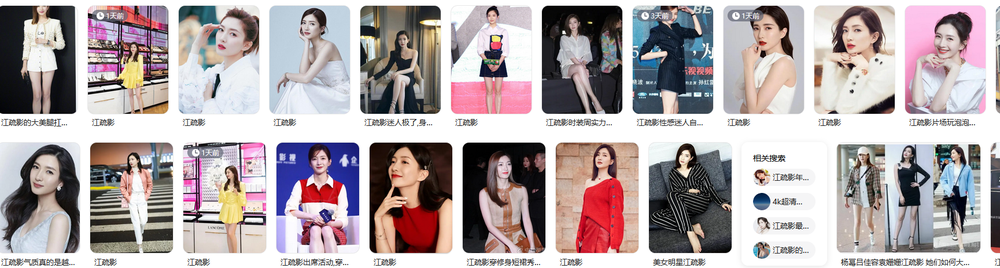
#> input picture 33.png, 1000 x 268 px, shrunk from 1729 x 464 before the run
$ python opencv-python.py
#> lines starting #> are read from the running program, lines starting #| are printed output that depends on the picture; after the words box and inside, x2 and y2 are one past the last pixel; in counts of white or black regions, pixels touching at a corner belong together
# 导入cv模块
import cv2 as cv
# 读取图像
img = cv.imread('33.png')
#> img is the input picture: shape (268, 1000, 3); mean B, G, R 170.4, 168.1, 178.3
# cv.imshow('read.jpg', img)
# # 转化成灰度图像
# gray_img = cv.cvtColor(img, cv.COLOR_RGB2GRAY)
# # 显示灰度图像
# cv.imshow("gray_img", gray_img)

def face_detect_demo():
    gray = cv.cvtColor(img,cv.COLOR_RGB2GRAY)
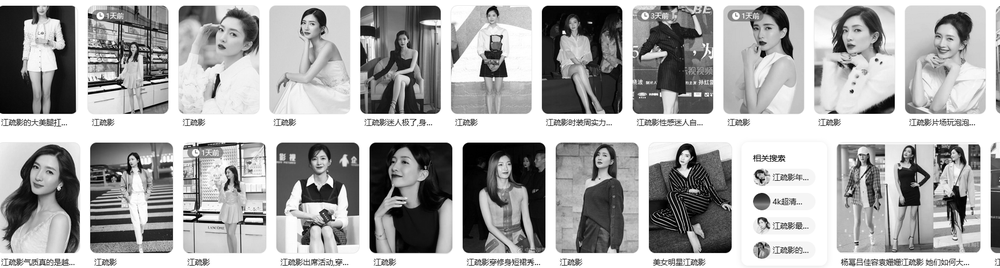
#> gray: shape (268, 1000); min 0, max 255, mean 169.9
    cv.imshow('result1:', gray)

    face_detect = cv.CascadeClassifier('D:/opencvD/opencv/sources/data/haarcascades/haarcascade_frontalface_alt2.xml')
    face = face_detect.detectMultiScale(gray, 1.1)
#> face = [[296, 14, 25, 25], [308, 150, 24, 24], [494, 156, 22, 22], [745, 15, 35, 35], [834, 17, 35, 35], [927, 25, 34, 34], [378, 147, 40, 40], [21, 154, 43, 43]]
    for x,y,w,h in face:
        cv.rectangle(img,(x,y), (x+w, y+h), color=(0,255,0), thickness=2)
#> this loop made 8 passes
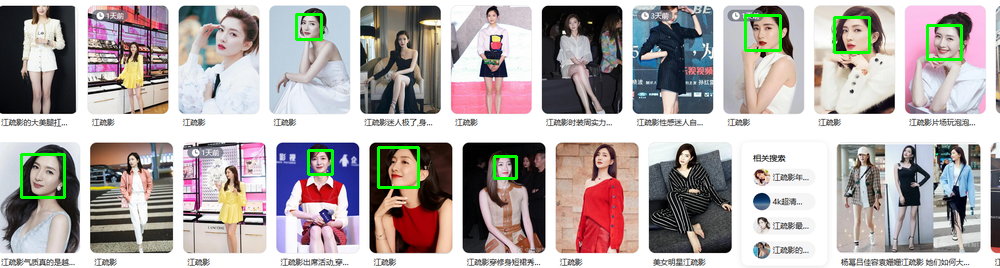
#> img: shape (268, 1000, 3); 1.14% of pixels changed, all inside (x1, y1, x2, y2) = (20, 13, 963, 199)
    cv.imshow('result:', img)


face_detect_demo()


cv.waitKey(0)
cv.destroyAllWindows()

$ run again, with 11.jpg saved as 33.png
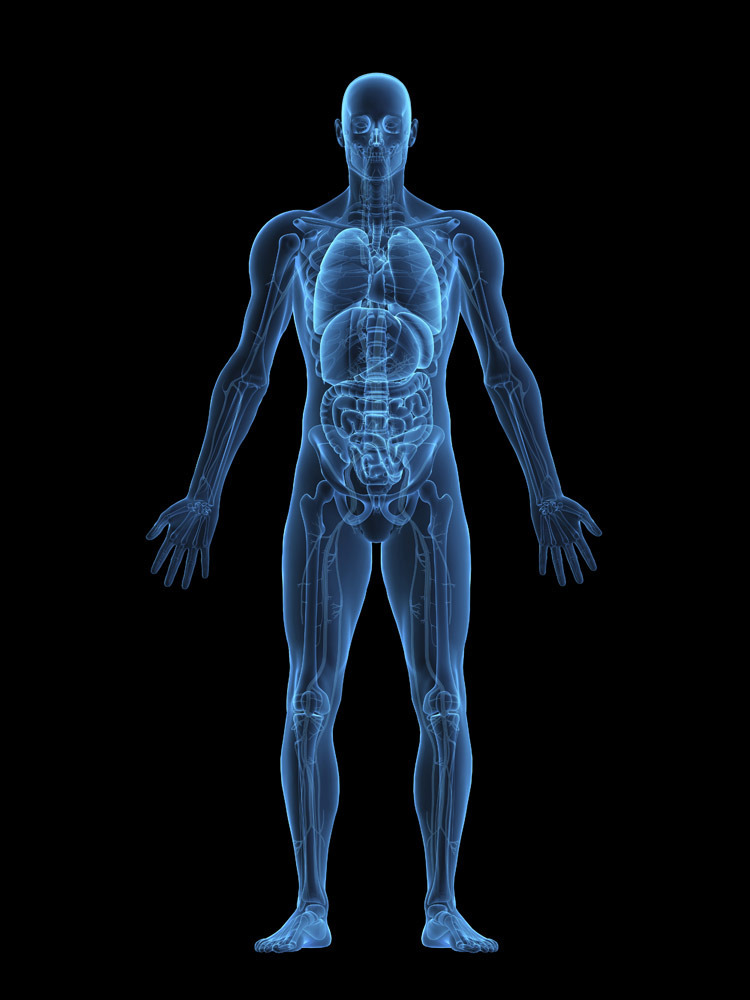
#> input picture 11.jpg, 750 x 1000 px
#> img is the input picture: shape (1000, 750, 3); mean B, G, R 23, 15.7, 9.3
#> in face_detect_demo, `gray = cv.cvtColor(img,cv.COLOR_RGB2GRAY)`:
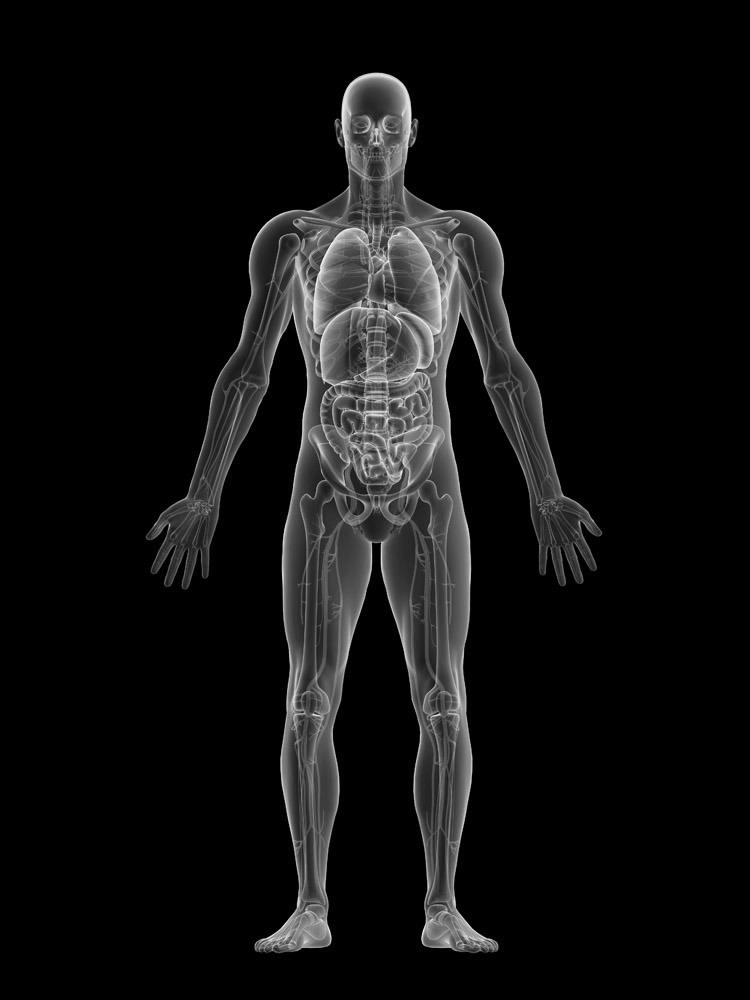
#> gray: shape (1000, 750); min 0, max 246, mean 17.2
#> face = ()
